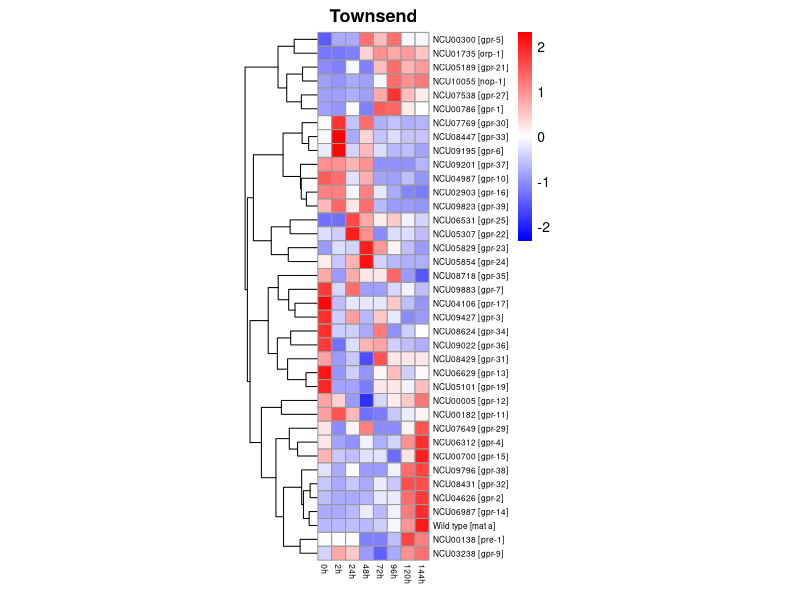
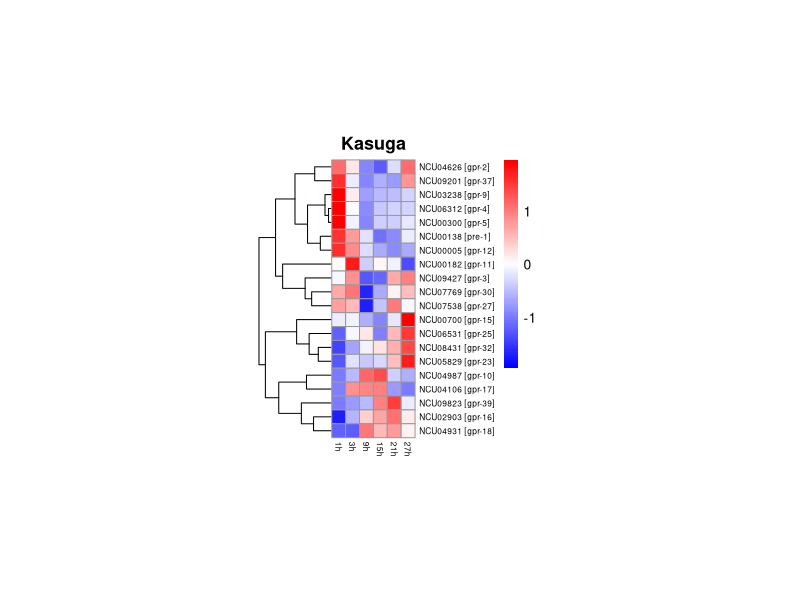

Generate these figures, in order, with R:
#!/usr/bin/env Rscript
## Used for generating heatmap plots for Cabrera et al GPCR paper
#######################################
library(gplots)
library(fastcluster)
library(RColorBrewer)
library(pheatmap)   
library(ape)


palette <- colorRampPalette(c('blue','white','red'))(100)

png("Townsend.png", width=1200, height=1800, units="px",res=300)
timeLabels <- c("0h", "2h", "24h", "48h", "72h", "96h", "120h", "144h")
townsend <- read.table("Townsend_enrich.dat",header=T,sep="\t",row.names=1);
gm <- data.matrix(townsend);
ch <- 10
cw <- 10
fontsize_row = 6 
fontsize_col = 6
pheatmap(gm, main="Townsend", 
         fontsize_row = fontsize_row,
         fontsize_col = fontsize_col,
         cluster_cols = FALSE, cluster_rows = TRUE,
         col = palette, scale="row",
         cellheight = ch,
         cellwidth  = cw,
         labels_col=timeLabels
         );
dev.off()

png("Kasuga.png", width=1000, height=1200, units="px",res=300)
timeLabels <- c("1h", "3h", "9h", "15h", "21h", "27h")
kas <- read.table("Kasuga_enrich.dat",header=T,sep="\t",row.names=1);
gm <- data.matrix(kas);
ch <- 10
cw <- 10
fontsize_row = 6 
fontsize_col = 6 
pheatmap(gm, main="Kasuga", 
         fontsize_row = fontsize_row,
         fontsize_col = fontsize_col,
         cluster_cols = FALSE, cluster_rows = TRUE,
         col = palette, scale="row",
         cellheight = ch,
         cellwidth  = cw,
         labels_col=timeLabels
         );
dev.off()
